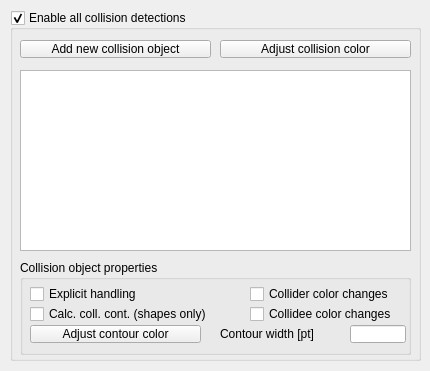
<?xml version="1.0" encoding="UTF-8"?>
<ui version="4.0">
 <class>CQDlgCollisions</class>
 <widget class="QDialog" name="CQDlgCollisions">
  <property name="geometry">
   <rect>
    <x>0</x>
    <y>0</y>
    <width>430</width>
    <height>371</height>
   </rect>
  </property>
  <property name="windowTitle">
   <string>Collisions</string>
  </property>
  <property name="locale">
   <locale language="English" country="UnitedStates"/>
  </property>
  <widget class="QGroupBox" name="qqEnableAll">
   <property name="geometry">
    <rect>
     <x>10</x>
     <y>10</y>
     <width>411</width>
     <height>351</height>
    </rect>
   </property>
   <property name="title">
    <string>Enable all collision detections</string>
   </property>
   <property name="flat">
    <bool>false</bool>
   </property>
   <property name="checkable">
    <bool>true</bool>
   </property>
   <widget class="QListWidget" name="qqCollisionList">
    <property name="geometry">
     <rect>
      <x>10</x>
      <y>60</y>
      <width>391</width>
      <height>181</height>
     </rect>
    </property>
    <property name="editTriggers">
     <set>QAbstractItemView::DoubleClicked|QAbstractItemView::EditKeyPressed|QAbstractItemView::SelectedClicked</set>
    </property>
    <property name="alternatingRowColors">
     <bool>false</bool>
    </property>
   </widget>
   <widget class="QGroupBox" name="groupBox_3">
    <property name="geometry">
     <rect>
      <x>10</x>
      <y>250</y>
      <width>391</width>
      <height>95</height>
     </rect>
    </property>
    <property name="title">
     <string>Collision object properties</string>
    </property>
    <property name="flat">
     <bool>false</bool>
    </property>
    <widget class="QCheckBox" name="qqColliderColorChanges">
     <property name="geometry">
      <rect>
       <x>230</x>
       <y>25</y>
       <width>161</width>
       <height>18</height>
      </rect>
     </property>
     <property name="focusPolicy">
      <enum>Qt::StrongFocus</enum>
     </property>
     <property name="text">
      <string>Collider color changes</string>
     </property>
    </widget>
    <widget class="QCheckBox" name="qqComputeContour">
     <property name="geometry">
      <rect>
       <x>10</x>
       <y>45</y>
       <width>221</width>
       <height>18</height>
      </rect>
     </property>
     <property name="focusPolicy">
      <enum>Qt::StrongFocus</enum>
     </property>
     <property name="text">
      <string>Calc. coll. cont. (shapes only)</string>
     </property>
    </widget>
    <widget class="QLabel" name="label">
     <property name="geometry">
      <rect>
       <x>200</x>
       <y>65</y>
       <width>131</width>
       <height>18</height>
      </rect>
     </property>
     <property name="text">
      <string>Contour width [pt]</string>
     </property>
    </widget>
    <widget class="QToolButton" name="qqAdjustContourColor">
     <property name="geometry">
      <rect>
       <x>10</x>
       <y>65</y>
       <width>171</width>
       <height>18</height>
      </rect>
     </property>
     <property name="focusPolicy">
      <enum>Qt::StrongFocus</enum>
     </property>
     <property name="text">
      <string>Adjust contour color</string>
     </property>
    </widget>
    <widget class="QCheckBox" name="qqExplicitHandling">
     <property name="geometry">
      <rect>
       <x>10</x>
       <y>25</y>
       <width>191</width>
       <height>18</height>
      </rect>
     </property>
     <property name="focusPolicy">
      <enum>Qt::StrongFocus</enum>
     </property>
     <property name="text">
      <string>Explicit handling</string>
     </property>
    </widget>
    <widget class="QLineEdit" name="qqContourWidth">
     <property name="geometry">
      <rect>
       <x>330</x>
       <y>65</y>
       <width>56</width>
       <height>18</height>
      </rect>
     </property>
    </widget>
    <widget class="QCheckBox" name="qqCollideeColorChanges">
     <property name="geometry">
      <rect>
       <x>230</x>
       <y>45</y>
       <width>161</width>
       <height>18</height>
      </rect>
     </property>
     <property name="focusPolicy">
      <enum>Qt::StrongFocus</enum>
     </property>
     <property name="text">
      <string>Collidee color changes</string>
     </property>
    </widget>
   </widget>
   <widget class="QToolButton" name="qqAddNewObject">
    <property name="geometry">
     <rect>
      <x>10</x>
      <y>30</y>
      <width>191</width>
      <height>18</height>
     </rect>
    </property>
    <property name="focusPolicy">
     <enum>Qt::StrongFocus</enum>
    </property>
    <property name="text">
     <string>Add new collision object</string>
    </property>
   </widget>
   <widget class="QToolButton" name="qqCollisionColor">
    <property name="geometry">
     <rect>
      <x>210</x>
      <y>30</y>
      <width>191</width>
      <height>18</height>
     </rect>
    </property>
    <property name="focusPolicy">
     <enum>Qt::StrongFocus</enum>
    </property>
    <property name="text">
     <string>Adjust collision color</string>
    </property>
   </widget>
  </widget>
 </widget>
 <tabstops>
  <tabstop>qqCollisionColor</tabstop>
  <tabstop>qqAddNewObject</tabstop>
  <tabstop>qqCollisionList</tabstop>
  <tabstop>qqExplicitHandling</tabstop>
  <tabstop>qqColliderColorChanges</tabstop>
  <tabstop>qqComputeContour</tabstop>
  <tabstop>qqCollideeColorChanges</tabstop>
  <tabstop>qqAdjustContourColor</tabstop>
  <tabstop>qqContourWidth</tabstop>
 </tabstops>
 <resources/>
 <connections/>
</ui>
